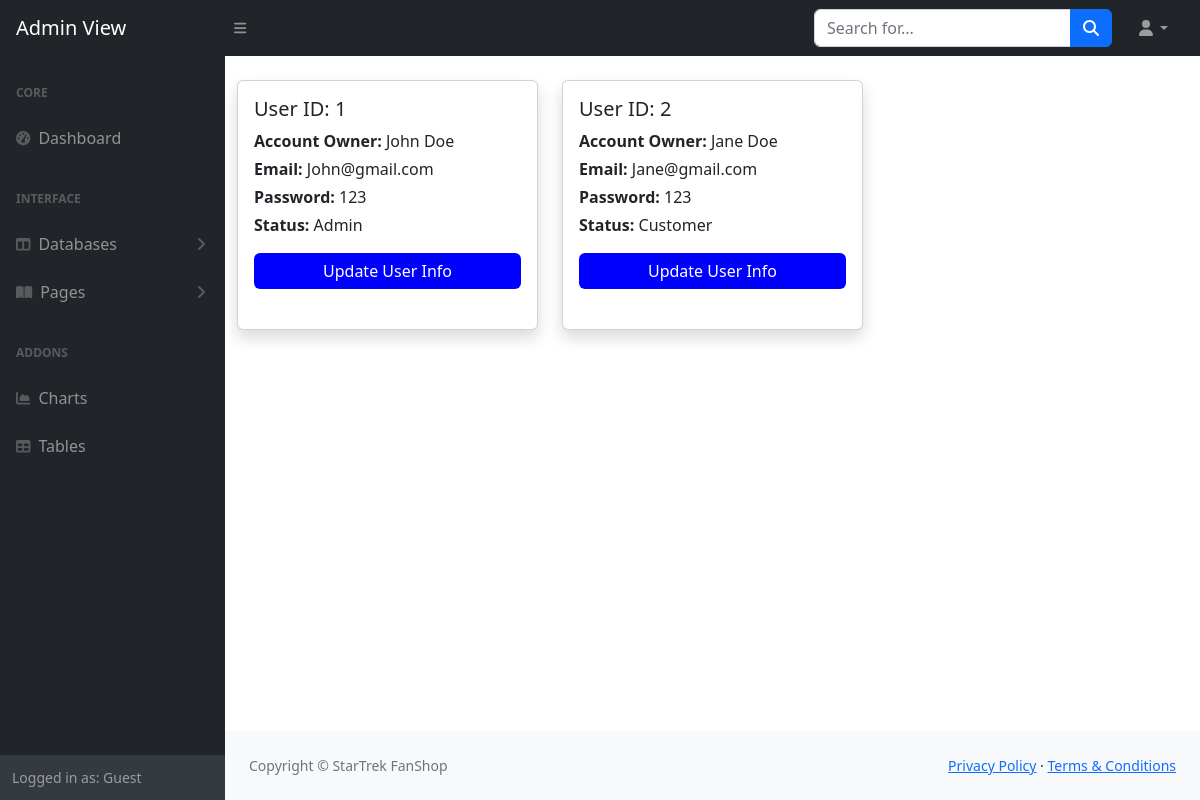
The page /manage_users (signed in) on the database its author committed.
### tables this page shows
CREATE TABLE users (
        userID INTEGER PRIMARY KEY AUTOINCREMENT,
        firstName TEXT NOT NULL,
        lastName TEXT NOT NULL,
        userEmail TEXT NOT NULL,
        userPassword TEXT NOT NULL,
        isManager BOOLEAN
    );

### app.py (the view)
@app.route('/manage_users', methods=['GET', 'POST'])
def user_management():
    userService = UserService()
    users = userService.get_all_users()
    return render_template('user_management.html', users=users)

### dao/userDAO.py (called while the page is built)
    def get_all_users(self):
        sql = '''SELECT * FROM users '''
        cursor = self.conn.execute(sql)
        row = cursor.fetchall()
        users = []
        if row:
            for row in row:
                user = User(*row)  # Assuming the Product constructor takes the values in the row
                users.append(user)
        return users

### services/UserService.py (called while the page is built)
    def get_all_users(self):
        return self.userDAO.get_all_users()

### templates/user_management.html (shortened to what this page needs)
<!DOCTYPE html>
<html lang="en">
    <head>
        <link href="https://cdn.jsdelivr.net/npm/simple-datatables@7.1.2/dist/style.min.css" rel="stylesheet" />
        <link href="{{ url_for('static', filename='css/styles_admin.css') }}" rel="stylesheet" />
    </head>
    <body class="sb-nav-fixed">
        <nav class="sb-topnav navbar navbar-expand navbar-dark bg-dark">
            <a class="navbar-brand ps-3" href="index.html">Admin View</a>
            <button class="btn btn-link btn-sm order-1 order-lg-0 me-4 me-lg-0" id="sidebarToggle" href="#!"><i class="fas fa-bars"></i></button>
            <form class="d-none d-md-inline-block form-inline ms-auto me-0 me-md-3 my-2 my-md-0">
                <div class="input-group">
                    <input class="form-control" type="text" placeholder="Search for..." aria-label="Search for..." aria-describedby="btnNavbarSearch" />
                    <button class="btn btn-primary" id="btnNavbarSearch" type="button"><i class="fas fa-search"></i></button>
                </div>
            </form>
            <ul class="navbar-nav ms-auto ms-md-0 me-3 me-lg-4">
                <li class="nav-item dropdown">
                    <a class="nav-link dropdown-toggle" id="navbarDropdown" href="#" role="button" data-bs-toggle="dropdown" aria-expanded="false"><i class="fas fa-user fa-fw"></i></a>
                </li>
            </ul>
        </nav>
        <div id="layoutSidenav">
            <div id="layoutSidenav_nav">
                <nav class="sb-sidenav accordion sb-sidenav-dark" id="sidenavAccordion">
                    <div class="sb-sidenav-menu">
                        <div class="nav">
                            <div class="sb-sidenav-menu-heading">Core</div>
                            <a class="nav-link" href={{url_for('admin_page') }}
>
                                <div class="sb-nav-link-icon"><i class="fas fa-tachometer-alt"></i></div>
                                Dashboard
                            </a>
                            <div class="sb-sidenav-menu-heading">Interface</div>
                            <a class="nav-link collapsed" href="#" data-bs-toggle="collapse" data-bs-target="#collapseLayouts" aria-expanded="false" aria-controls="collapseLayouts">
                                <div class="sb-nav-link-icon"><i class="fas fa-columns"></i></div>
                                Databases
                                <div class="sb-sidenav-collapse-arrow"><i class="fas fa-angle-down"></i></div>
                            </a>
                            <a class="nav-link collapsed" href="#" data-bs-toggle="collapse" data-bs-target="#collapsePages" aria-expanded="false" aria-controls="collapsePages">
                                <div class="sb-nav-link-icon"><i class="fas fa-book-open"></i></div>
                                Pages
                                <div class="sb-sidenav-collapse-arrow"><i class="fas fa-angle-down"></i></div>
                            </a>
                            <div class="sb-sidenav-menu-heading">Addons</div>
                            <a class="nav-link" href="">
                                <div class="sb-nav-link-icon"><i class="fas fa-chart-area"></i></div>
                                Charts
                            </a>
                            <a class="nav-link" href="">
                                <div class="sb-nav-link-icon"><i class="fas fa-table"></i></div>
                                Tables
                            </a>
                        </div>
                    </div>
                    <div class="sb-sidenav-footer">
                        <div class="small">Logged in as: {{session['session_user']}}</div>
                    </div>
                </nav>
            </div>
            <div id="layoutSidenav_content">
            <main>
            <div class="container mt-4">
    <div class="row">
        {% for user in users %}
        <div class="col-md-4 mb-3">
            <div class="card p-3 shadow">
                <h5 class="card-title">User ID: {{ user.userID }}</h5>
                <p class="mb-1"><strong>Account Owner:</strong> {{ user.firstName }} {{ user.lastName }}</p>
                <p class="mb-1"><strong>Email:</strong> {{ user.userEmail }}</p>
                <p class="mb-1"><strong>Password:</strong> {{ user.userPassword }}</p>
                <p class="mb-3"><strong>Status:</strong> {{ "Admin" if user.isManager else "Customer" }}</p>
                <a class="btn btn-outline-dark mt-auto" style="background-color: blue; color: white; border: none;" href="{{ url_for('manage_user', userID=user.userID) }}">Update User Info</a>
                <br>
            </div>
        </div>
        {% endfor %}
    </div>
</div>
            </main>
                <footer class="py-4 bg-light mt-auto">
                    <div class="container-fluid px-4">
                        <div class="d-flex align-items-center justify-content-between small">
                            <div class="text-muted">Copyright &copy; StarTrek FanShop</div>
                            <div>
                                <a href="#">Privacy Policy</a>
                                &middot;
                                <a href="#">Terms &amp; Conditions</a>
                            </div>
                        </div>
                    </div>
                </footer>
            </div>
        </div>
    </body>
</html>

### rows shown on the page
users: userID "1", firstName "John", lastName "Doe", userEmail "John@gmail.com", userPassword "123", isManager "Admin"
users: userID "2", firstName "Jane", lastName "Doe", userEmail "Jane@gmail.com", userPassword "123", isManager "Customer"

### other values the page prints
{{ session['session_user'] }} "Guest"
